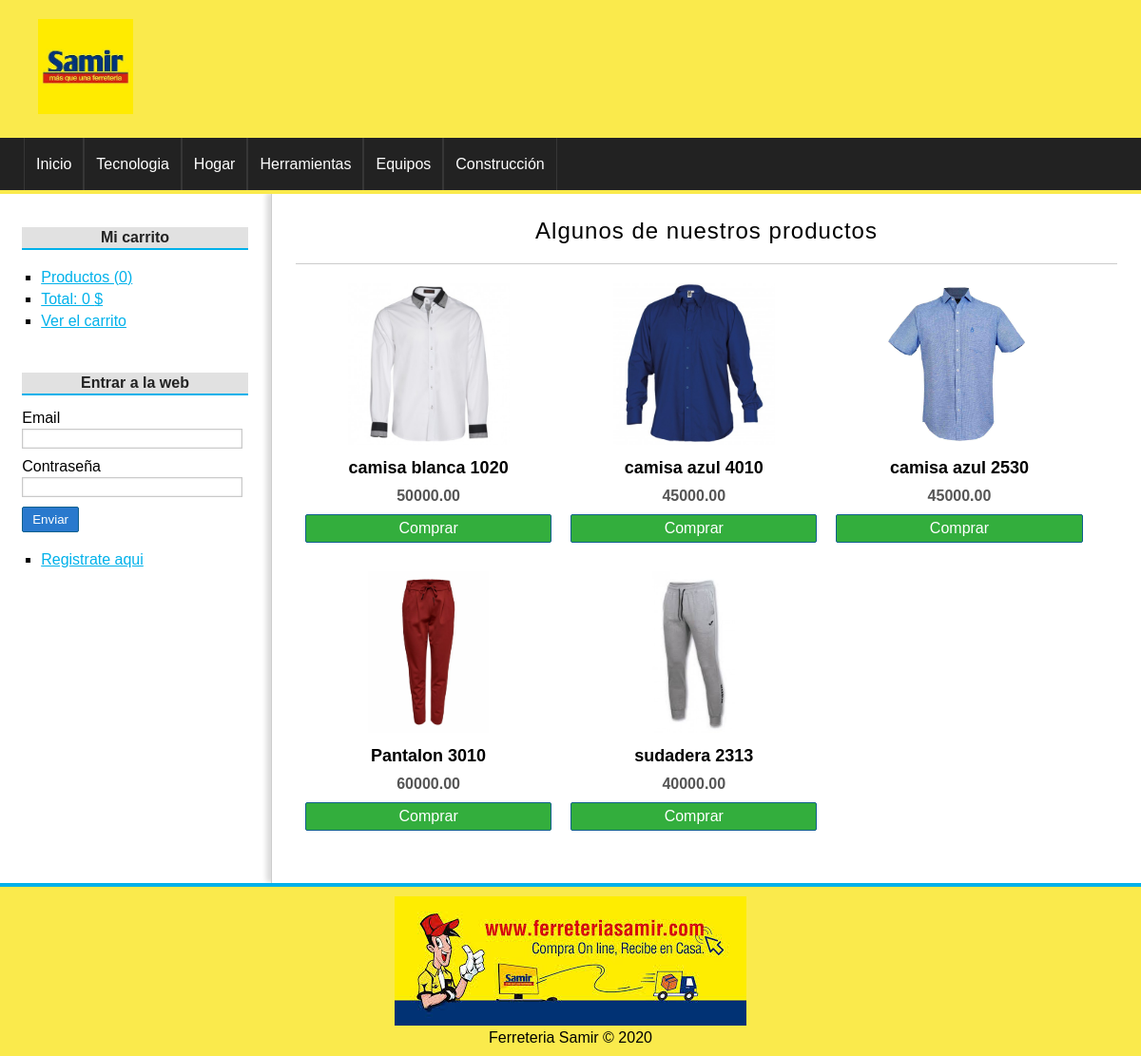
The page / on the database its author committed.
### tables this page shows
CREATE TABLE categorias(
id              int(255) auto_increment not null,
nombre          varchar(100) not null,
CONSTRAINT pk_categorias PRIMARY KEY(id) 
);

CREATE TABLE productos(
id              int(255) auto_increment not null,
categoria_id    int(255) not null,
nombre          varchar(100) not null,
descripcion     text,
precio          float(100,2) not null,
stock           int(255) not null,
oferta          varchar(2),
fecha           date not null,
imagen          varchar(255),
CONSTRAINT pk_categorias PRIMARY KEY(id),
CONSTRAINT fk_producto_categoria FOREIGN KEY(categoria_id) REFERENCES categorias(id)
);

### config/db.php (called while the page is built)
<?php
class Database{
	public static function connect(){
		$db = new mysqli('localhost', 'root', '', 'tienda_master');
		$db->query("SET NAMES 'utf8'");
		return $db;
	}
}

### helpers/utils.php (called while the page is built, shortened)
<?php
class Utils{
	public static function showCategorias(){
		require_once 'models/categoria.php';
		$categoria = new Categoria();
		$categorias = $categoria->getAll();
		return $categorias;
	}
}

### models/categoria.php (called while the page is built, shortened)
<?php
class Categoria{
	private $db;
	public function __construct() {
		$this->db = Database::connect();
	}
	public function getAll(){
		$categorias = $this->db->query("SELECT * FROM categorias ORDER BY id DESC;");
		return $categorias;
	}
}

### controllers/ProductoController.php (called while the page is built, shortened)
<?php
require_once 'models/producto.php';
class productoController{
	public function index(){
		$producto = new Producto();
		$productos = $producto->getRandom(6);
		require_once 'views/producto/destacados.php';
	}
}

### models/producto.php (called while the page is built, shortened)
 <?php
class Producto{
	private $db;
	public function __construct() {
		$this->db = Database::connect();
	}
	public function getRandom($limit){
		$productos = $this->db->query("SELECT * FROM productos ORDER BY RAND() LIMIT $limit");
		return $productos;
	}
}

### views/producto/destacados.php (the view)
<h1>Algunos de nuestros productos</h1>
<?php while($product = $productos->fetch_object()): ?>
	<div class="product">
		<a href="<?=base_url?>producto/ver&id=<?=$product->id?>">
			<?php if($product->imagen != null): ?>
				<img src="<?=base_url?>uploads/images/<?=$product->imagen?>" />
			<?php else: ?>
				<img src="<?=base_url?>assets/img/camiseta.png" />
			<?php endif; ?>
			<h2><?=$product->nombre?></h2>
		</a>
		<p><?=$product->precio?></p>
		<a href="<?=base_url?>carrito/add&id=<?=$product->id?>" class="button">Comprar</a>
	</div>
<?php endwhile; ?>

### views/layout/header.php (shortened to what this page needs)
<!DOCTYPE HTML>
<html lang="es">
	<head>
		<link rel="stylesheet" href="<?=base_url?>assets/css/styles.css" />
	</head>
	<body>
		<div id="container">
			<header id="header">
				<div id="logo">
					<img src="<?=base_url?>assets/img/samir.jpg" alt="Ferreteria Samir" />
				</div>
			</header>
			<?php $categorias = Utils::showCategorias(); ?>
			<nav id="menu">
				<ul>
					<li>
						<a href="<?=base_url?>">Inicio</a>
					</li>
					<?php while($cat = $categorias->fetch_object()): ?>
						<li>
							<a href="<?=base_url?>categoria/ver&id=<?=$cat->id?>"><?=$cat->nombre?></a>
						</li>
					<?php endwhile; ?>
				</ul>
			</nav>
			<div id="content">

### assets/css/styles.css (style rules this page uses)
* { padding: 0px; margin: 0px; font-family: sans-serif, Helvetica, Arial; }
a { color: #01B1EA; }
#container { width: 100%; margin: 0px auto; box-shadow: 0px 0px 10px gray; background: white; }
#header { height: 145px; background: #FAEA4C; }
#logo { padding: 20px; margin-left: 20px; float:left; }
#logo img { float:left; height: 100px; }
#menu { clear:both; background: #222; color: white; height: 55px; border-bottom: 4px solid #FAEA4C; }
#menu ul { list-style: none; text-decoration: none; margin: 0px auto; margin-left: 25px; }
#menu ul li { line-height: 55px; float:left; border-right: 1px solid #363636; }
#menu a { display: block; color: white; text-decoration: none; padding-left: 12px; padding-right: 12px; transition: all 300ms; }
#menu a:first-child { border-left: 1px solid #363636; }
#content { margin: 0px auto; overflow: hidden; background: white; }
input[type="button"], input[type="submit"], button, .button { display: block; border-radius: 2px; width: auto; padding: 5px; padding-left: 10px; padding-right: 10px; color: white; background: #2979CD; border: 1px solid #11608E; cursor:pointer; }
.button { background: #33AE3D; color: white !important; text-decoration: none; }
#central h1 { font-size: 24px; font-weight: normal; letter-spacing: 1px; text-align: center; border-bottom: 1px solid #ccc; margin-bottom: 20px; padding: 20px; padding-top: 0px; }
.product { width: 30%; float:left; margin-left: 10px; margin-right: 10px; margin-bottom: 30px; text-align: center; }
.product a { color:black; text-decoration: none; }
.product img { height:170px; margin-bottom: 10px; }
.product h2 { font-size: 18px; margin-bottom: 10px; }
.product p { font-weight: bold; color: #555; margin-bottom: 10px; }

### rows shown on the page
categorias: nombre "Tecnologia"
categorias: nombre "Hogar"
categorias: nombre "Herramientas"
categorias: nombre "Equipos"
categorias: nombre "Construcción"
productos: imagen (picture), nombre "camisa blanca 1020", precio "50000.00"
productos: imagen (picture), nombre "camisa azul 4010", precio "45000.00"
productos: imagen (picture), nombre "camisa azul 2530", precio "45000.00"
productos: imagen (picture), nombre "Pantalon 3010", precio "60000.00"
productos: imagen (picture), nombre "sudadera 2313", precio "40000.00"

### other values the page prints
$stats['count'] "0"
$stats['total'] "0"
